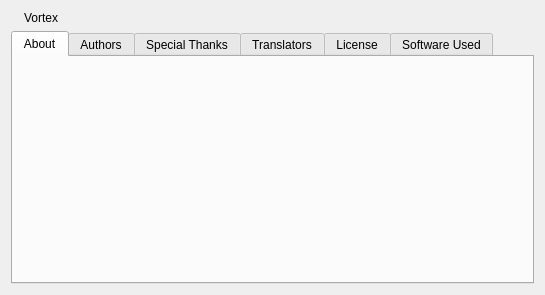
<?xml version="1.0" encoding="UTF-8"?>
<ui version="4.0">
 <author>Souvik Bagchi</author>
 <class>AboutDialog</class>
 <widget class="QDialog" name="AboutDialog">
  <property name="geometry">
   <rect>
    <x>0</x>
    <y>0</y>
    <width>545</width>
    <height>295</height>
   </rect>
  </property>
  <property name="windowTitle">
   <string>About Vortex</string>
  </property>
  <layout class="QVBoxLayout" name="aboutDlgLayout">
   <item>
    <layout class="QHBoxLayout" name="titleHBoxLayout">
     <item>
      <widget class="QLabel" name="logo"/>
     </item>
     <item>
      <widget class="QLabel" name="labelName">
       <property name="text">
        <string notr="true">Vortex</string>
       </property>
       <property name="textInteractionFlags">
        <set>Qt::TextInteractionFlag::LinksAccessibleByMouse|Qt::TextInteractionFlag::TextSelectableByKeyboard|Qt::TextInteractionFlag::TextSelectableByMouse</set>
       </property>
      </widget>
     </item>
     <item>
      <spacer name="horizontalSpacer_6">
       <property name="orientation">
        <enum>Qt::Orientation::Horizontal</enum>
       </property>
       <property name="sizeHint" stdset="0">
        <size>
         <width>0</width>
         <height>0</height>
        </size>
       </property>
      </spacer>
     </item>
    </layout>
   </item>
   <item>
    <widget class="QTabWidget" name="tw_tabs">
     <property name="currentIndex">
      <number>0</number>
     </property>
     <widget class="QWidget" name="aboutTab">
      <attribute name="title">
       <string>About</string>
      </attribute>
      <layout class="QGridLayout" name="aboutTabLayout">
       <item row="0" column="0">
        <widget class="QLabel" name="labelMascot"/>
       </item>
       <item row="0" column="1">
        <widget class="QLabel" name="labelAbout">
         <property name="sizePolicy">
          <sizepolicy hsizetype="Expanding" vsizetype="Expanding">
           <horstretch>0</horstretch>
           <verstretch>0</verstretch>
          </sizepolicy>
         </property>
         <property name="textFormat">
          <enum>Qt::TextFormat::RichText</enum>
         </property>
         <property name="wordWrap">
          <bool>true</bool>
         </property>
         <property name="openExternalLinks">
          <bool>true</bool>
         </property>
         <property name="textInteractionFlags">
          <set>Qt::TextInteractionFlag::LinksAccessibleByKeyboard|Qt::TextInteractionFlag::LinksAccessibleByMouse</set>
         </property>
        </widget>
       </item>
      </layout>
     </widget>
     <widget class="QWidget" name="authorTab">
      <attribute name="title">
       <string>Authors</string>
      </attribute>
      <layout class="QVBoxLayout" name="authorTabLayout">
       <item>
        <widget class="QGroupBox" name="groupBox_2">
         <property name="title">
          <string>Developer</string>
         </property>
         <layout class="QGridLayout" name="gridLayout_4">
          <item row="0" column="0">
           <widget class="QLabel" name="label_14">
            <property name="text">
             <string>Name:</string>
            </property>
           </widget>
          </item>
          <item row="0" column="1">
           <widget class="QLabel" name="label_17">
            <property name="text">
             <string notr="true">Souvik Bagchi</string>
            </property>
           </widget>
          </item>
         </layout>
        </widget>
       </item>
       <item>
        <spacer name="verticalSpacer">
         <property name="orientation">
          <enum>Qt::Orientation::Vertical</enum>
         </property>
         <property name="sizeHint" stdset="0">
          <size>
           <width>0</width>
           <height>0</height>
          </size>
         </property>
        </spacer>
       </item>
      </layout>
     </widget>
     <widget class="QWidget" name="thanksTab">
      <attribute name="title">
       <string>Special Thanks</string>
      </attribute>
      <layout class="QVBoxLayout" name="thanksTabLayout">
       <property name="leftMargin">
        <number>0</number>
       </property>
       <property name="topMargin">
        <number>0</number>
       </property>
       <property name="rightMargin">
        <number>0</number>
       </property>
       <property name="bottomMargin">
        <number>0</number>
       </property>
       <item>
        <widget class="QTextBrowser" name="textBrowserThanks">
         <property name="openExternalLinks">
          <bool>true</bool>
         </property>
        </widget>
       </item>
      </layout>
     </widget>
     <widget class="QWidget" name="translationTab">
      <attribute name="title">
       <string>Translators</string>
      </attribute>
      <layout class="QVBoxLayout" name="translationTabLayout">
       <property name="leftMargin">
        <number>0</number>
       </property>
       <property name="topMargin">
        <number>0</number>
       </property>
       <property name="rightMargin">
        <number>0</number>
       </property>
       <property name="bottomMargin">
        <number>0</number>
       </property>
       <item>
        <widget class="QTextBrowser" name="textBrowserTranslation">
         <property name="lineWrapMode">
          <enum>QTextEdit::LineWrapMode::NoWrap</enum>
         </property>
         <property name="openExternalLinks">
          <bool>true</bool>
         </property>
        </widget>
       </item>
      </layout>
     </widget>
     <widget class="QWidget" name="licenseTab">
      <attribute name="title">
       <string>License</string>
      </attribute>
      <layout class="QVBoxLayout" name="licenseTabLayout">
       <property name="leftMargin">
        <number>0</number>
       </property>
       <property name="topMargin">
        <number>0</number>
       </property>
       <property name="rightMargin">
        <number>0</number>
       </property>
       <property name="bottomMargin">
        <number>0</number>
       </property>
       <item>
        <widget class="QTextBrowser" name="textBrowserLicense">
         <property name="openExternalLinks">
          <bool>true</bool>
         </property>
        </widget>
       </item>
      </layout>
     </widget>
     <widget class="QWidget" name="SoftwareUsedTab">
      <attribute name="title">
       <string>Software Used</string>
      </attribute>
      <layout class="QVBoxLayout" name="SoftwareUsedTabLayout">
       <item>
        <layout class="QHBoxLayout" name="horizontalLayout">
         <item>
          <widget class="QLabel" name="label">
           <property name="text">
            <string>Vortex was built with the following libraries:</string>
           </property>
          </widget>
         </item>
         <item>
          <spacer name="horizontalSpacer_5">
           <property name="orientation">
            <enum>Qt::Orientation::Horizontal</enum>
           </property>
           <property name="sizeHint" stdset="0">
            <size>
             <width>40</width>
             <height>20</height>
            </size>
           </property>
          </spacer>
         </item>
         <item>
          <widget class="QPushButton" name="btnCopyToClipboard">
           <property name="text">
            <string>Copy to clipboard</string>
           </property>
          </widget>
         </item>
        </layout>
       </item>
       <item>
        <widget class="Line" name="line_2">
         <property name="orientation">
          <enum>Qt::Orientation::Horizontal</enum>
         </property>
        </widget>
       </item>
       <item>
        <layout class="QGridLayout" name="gridLayout">
         <item row="0" column="1">
          <widget class="QLabel" name="labelQt">
           <property name="text">
            <string notr="true">Qt:</string>
           </property>
           <property name="alignment">
            <set>Qt::AlignmentFlag::AlignRight|Qt::AlignmentFlag::AlignTrailing|Qt::AlignmentFlag::AlignVCenter</set>
           </property>
           <property name="textInteractionFlags">
            <set>Qt::TextInteractionFlag::LinksAccessibleByMouse|Qt::TextInteractionFlag::TextSelectableByMouse</set>
           </property>
          </widget>
         </item>
         <item row="0" column="2">
          <widget class="QLabel" name="labelQtVer">
           <property name="textInteractionFlags">
            <set>Qt::TextInteractionFlag::LinksAccessibleByMouse|Qt::TextInteractionFlag::TextSelectableByMouse</set>
           </property>
          </widget>
         </item>
         <item row="1" column="0">
          <spacer name="horizontalSpacer_4">
           <property name="orientation">
            <enum>Qt::Orientation::Horizontal</enum>
           </property>
           <property name="sizeHint" stdset="0">
            <size>
             <width>0</width>
             <height>0</height>
            </size>
           </property>
          </spacer>
         </item>
         <item row="1" column="1">
          <widget class="QLabel" name="labelLibt">
           <property name="text">
            <string notr="true">Libtorrent:</string>
           </property>
           <property name="alignment">
            <set>Qt::AlignmentFlag::AlignRight|Qt::AlignmentFlag::AlignTrailing|Qt::AlignmentFlag::AlignVCenter</set>
           </property>
           <property name="textInteractionFlags">
            <set>Qt::TextInteractionFlag::LinksAccessibleByMouse|Qt::TextInteractionFlag::TextSelectableByMouse</set>
           </property>
          </widget>
         </item>
         <item row="1" column="2">
          <widget class="QLabel" name="labelLibtVer">
           <property name="textInteractionFlags">
            <set>Qt::TextInteractionFlag::LinksAccessibleByMouse|Qt::TextInteractionFlag::TextSelectableByMouse</set>
           </property>
          </widget>
         </item>
         <item row="1" column="3">
          <spacer name="horizontalSpacer_3">
           <property name="orientation">
            <enum>Qt::Orientation::Horizontal</enum>
           </property>
           <property name="sizeHint" stdset="0">
            <size>
             <width>0</width>
             <height>0</height>
            </size>
           </property>
          </spacer>
         </item>
         <item row="2" column="1">
          <widget class="QLabel" name="labelBoost">
           <property name="text">
            <string notr="true">Boost:</string>
           </property>
           <property name="alignment">
            <set>Qt::AlignmentFlag::AlignRight|Qt::AlignmentFlag::AlignTrailing|Qt::AlignmentFlag::AlignVCenter</set>
           </property>
           <property name="textInteractionFlags">
            <set>Qt::TextInteractionFlag::LinksAccessibleByMouse|Qt::TextInteractionFlag::TextSelectableByMouse</set>
           </property>
          </widget>
         </item>
         <item row="2" column="2">
          <widget class="QLabel" name="labelBoostVer">
           <property name="textInteractionFlags">
            <set>Qt::TextInteractionFlag::LinksAccessibleByMouse|Qt::TextInteractionFlag::TextSelectableByMouse</set>
           </property>
          </widget>
         </item>
         <item row="3" column="1">
          <widget class="QLabel" name="labelOpenssl">
           <property name="text">
            <string notr="true">OpenSSL:</string>
           </property>
           <property name="alignment">
            <set>Qt::AlignmentFlag::AlignRight|Qt::AlignmentFlag::AlignTrailing|Qt::AlignmentFlag::AlignVCenter</set>
           </property>
           <property name="textInteractionFlags">
            <set>Qt::TextInteractionFlag::LinksAccessibleByMouse|Qt::TextInteractionFlag::TextSelectableByMouse</set>
           </property>
          </widget>
         </item>
         <item row="3" column="2">
          <widget class="QLabel" name="labelOpensslVer">
           <property name="textInteractionFlags">
            <set>Qt::TextInteractionFlag::LinksAccessibleByMouse|Qt::TextInteractionFlag::TextSelectableByMouse</set>
           </property>
          </widget>
         </item>
         <item row="4" column="1">
          <widget class="QLabel" name="labelZlib">
           <property name="text">
            <string notr="true">zlib:</string>
           </property>
           <property name="alignment">
            <set>Qt::AlignmentFlag::AlignRight|Qt::AlignmentFlag::AlignTrailing|Qt::AlignmentFlag::AlignVCenter</set>
           </property>
           <property name="textInteractionFlags">
            <set>Qt::TextInteractionFlag::LinksAccessibleByMouse|Qt::TextInteractionFlag::TextSelectableByMouse</set>
           </property>
          </widget>
         </item>
         <item row="4" column="2">
          <widget class="QLabel" name="labelZlibVer">
           <property name="textInteractionFlags">
            <set>Qt::TextInteractionFlag::LinksAccessibleByMouse|Qt::TextInteractionFlag::TextSelectableByMouse</set>
           </property>
          </widget>
         </item>
        </layout>
       </item>
       <item>
        <widget class="Line" name="line">
         <property name="orientation">
          <enum>Qt::Orientation::Horizontal</enum>
         </property>
        </widget>
       </item>
       <item>
        <widget class="QLabel" name="labelDBIP">
         <property name="text">
          <string notr="true">DB-IP license text</string>
         </property>
         <property name="wordWrap">
          <bool>true</bool>
         </property>
         <property name="openExternalLinks">
          <bool>true</bool>
         </property>
         <property name="textInteractionFlags">
          <set>Qt::TextInteractionFlag::LinksAccessibleByKeyboard|Qt::TextInteractionFlag::LinksAccessibleByMouse</set>
         </property>
        </widget>
       </item>
       <item>
        <spacer name="verticalSpacer_2">
         <property name="orientation">
          <enum>Qt::Orientation::Vertical</enum>
         </property>
         <property name="sizeHint" stdset="0">
          <size>
           <width>0</width>
           <height>0</height>
          </size>
         </property>
        </spacer>
       </item>
      </layout>
     </widget>
    </widget>
   </item>
  </layout>
 </widget>
 <resources/>
 <connections/>
</ui>
